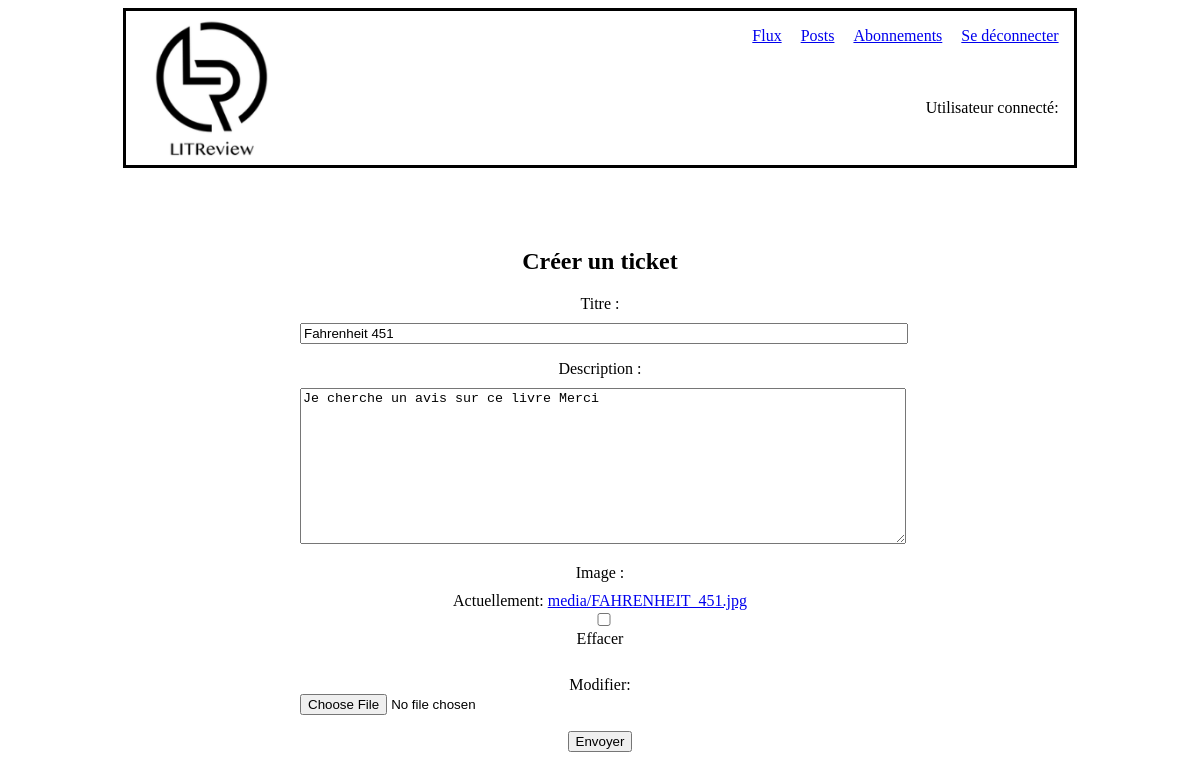
The app's page /edit_ticket/61/ (signed in) with its own data.
### Review_Ticket/models.py (models this page shows, shortened)
class Ticket(models.Model):
    title = models.CharField(max_length=128)
    description = models.TextField(max_length=2048, blank=True)
    user = models.ForeignKey(User, on_delete=models.CASCADE)
    image = models.ImageField(null=True, blank=True, upload_to='media/')
    time_created = models.DateTimeField(auto_now_add=True)

### Review_Ticket/views.py (the view, shortened to what this page needs)
class UpdateTicketView(UpdateView):
    model = Ticket
    template_name = 'create_ticket.html'
    form_class = CreateTicketForm
    def get_queryset(self, *args, **kwargs):
        return super().get_queryset(*args, **kwargs).filter(
            user=self.request.user
        )

### Review_Ticket/forms.py
class CreateTicketForm(forms.ModelForm):
    class Meta:
        model = Ticket
        fields = ('title', 'description', 'image',)
        labels = {
            'title': 'Titre'
        }

### Review_Ticket/templates/create_ticket.html (shortened to what this page needs)
{% include 'dashboard.html' %}
<section id="section_create_ticket">
<h2>Créer un ticket</h2>
	<form id="tcreate_ticket_form" method="POST" enctype='multipart/form-data'>
		{{ form.as_p }}
		<button type="submit" >Envoyer</button>
	</form>
</section>

### LITReview/static/styles.css (style rules this page uses)
#section_create_ticket { margin: auto; margin-top: 80px; text-align: center; width: 80%; }
#tcreate_ticket_form { margin: auto; }
#tcreate_ticket_form, label { display: block; margin-bottom: 10px; }
#tcreate_ticket_form, input, textarea { width: 600px; }
#tcreate_ticket_form > button { margin-bottom: 100px; }

### records on screen
Ticket: title "Fahrenheit 451", description "Je cherche un avis sur ce livre Merci"
